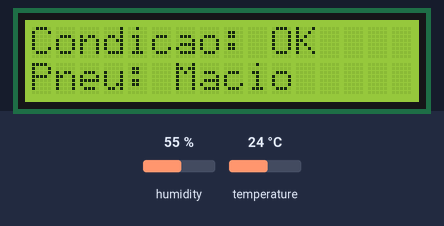
Recording of a sketch running on a simulated Arduino Uno, built with avr-gcc and run on an emulated ATmega328P. Parts: 16×2 character LCD. The inputs (shaded band) are chosen by the test bench; at power-on: humidity 55 %, temperature 24 °C.

Above: at 0.1 s.
1.3 s: humidity set to 88 %
At 2.7 s:
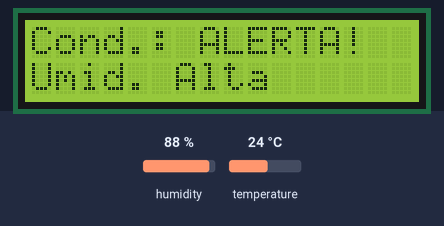
6.7 s: temperature set to 39.7 °C
9.5 s: temperature set to 40.8 °C
At 11.2 s:
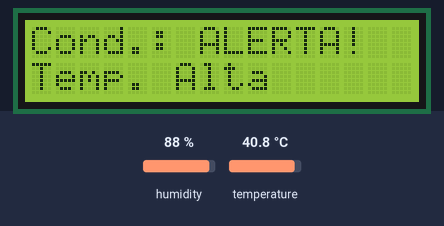
15.0 s: temperature set to 4 °C
At 17.0 s:
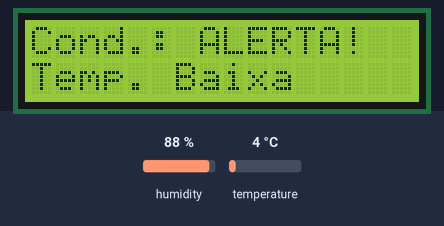
21.1 s: temperature set to 4.7 °C
At 24.6 s:
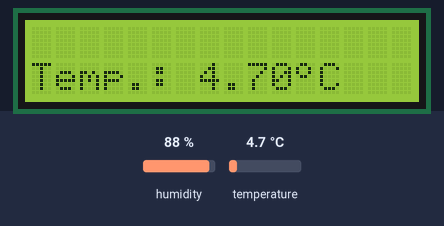
25.3 s: temperature set to 5.5 °C
At 28.7 s:
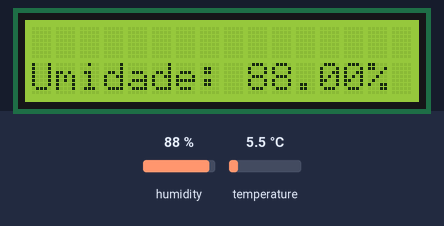
Timing chart, 0 to 30.2 s (numbered marks = the images above; inputs shaded):
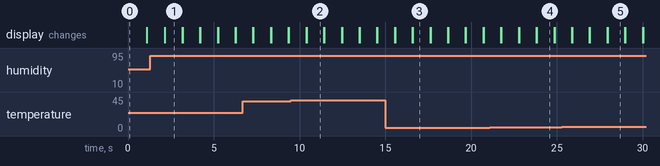

Measured:
- the behaviour switches between 40 and 40.1 °C on temperature (found by bisection; images 1 and 2)
- the behaviour switches between 4.9 and 5 °C on temperature (found by bisection; images 4 and 5)
- after the input at 1.3 s, the display: changes after 0.85 s (image 1)
- after the input at 9.5 s, the display: first differs from a run without the input after 0.91 s (image 2)
- after the input at 15.0 s, the display: first differs from a run without the input after 1.6 s (image 3)
- after the input at 25.3 s, the display: first differs from a run without the input after 1.6 s (image 5 shows a later state)
- what the display in image 1 shows lasts 1.0 s, from 2.2 s to 3.2 s

The sketch:

sketch.ino
```cpp
#include <LiquidCrystal_I2C.h>  // Inclui a biblioteca para o display LCD I2C
#include <DHT.h>               // Inclui a biblioteca para o sensor de temperatura e umidade DHT22

// Configura o sensor DHT22 no pino 13 e especifica o modelo DHT22
DHT dht(13, DHT22);

// Variáveis para armazenar os valores de umidade e temperatura lidos do sensor
float umid, temp;

// Inicializa o display LCD I2C no endereço 0x27, com 16 colunas e 2 linhas
LiquidCrystal_I2C lcd(0x27, 16, 2);

// Variável booleana para controlar o piscar das mensagens e valores
bool mostrarValores = true;

// Array para definir o desenho de um caractere personalizado para o símbolo de grau
byte grau[8] = {
    B00001100, B00010010, B00010010, B00001100,
    B00000000, B00000000, B00000000, B00000000
};

void setup() {
    // Inicializa o LCD
    lcd.init();
    // Liga a luz de fundo do LCD para melhor visualização
    lcd.backlight();
    // Inicializa o sensor DHT22 para começar a fazer leituras
    dht.begin();
    // Cria o caractere personalizado do símbolo de grau no LCD, associado ao número 0
    lcd.createChar(0, grau);
}

void loop() {
    // Lê os valores de umidade e temperatura do sensor DHT22
    umid = dht.readHumidity();
    temp = dht.readTemperature();

    // Lógica para determinar a recomendação de pneu com base nas condições
    String pneuRecomendado = "Geral"; // Valor padrão: pneus para todos os climas
    if (temp < 10 && umid > 60) {
        pneuRecomendado = "Chuva Ext"; // Chuva extrema: pneus de chuva com maior aderência
    } else if (temp < 15 && umid > 50) {
        pneuRecomendado = "Chuva";    // Chuva moderada: pneus de chuva
    } else if (temp > 25 && umid < 30) {
        pneuRecomendado = "Duro";     // Pista seca e quente: pneus duros para maior durabilidade
    } else if (temp > 18 && temp <= 25) {
        pneuRecomendado = "Macio";    // Pista seca e com temperatura amena: pneus macios para melhor aderência
    }

    // Exibe informações na primeira linha do LCD
    lcd.setCursor(0, 0); // Posiciona o cursor no início da primeira linha
    if (mostrarValores) {
        if (temp > 40 || temp > 35 || umid > 70 || temp < 5 || umid > 80) {
            lcd.print("Cond.: ALERTA!"); // Condições extremas que impedem a corrida
        } else {
            lcd.print("Condicao: OK");  // Condições adequadas para a corrida
        }
    } else {
        lcd.print("                "); // Limpa a primeira linha
    }

    // Exibe informações na segunda linha do LCD, alternando entre temperatura e umidade
    lcd.setCursor(0, 1); // Posiciona o cursor no início da segunda linha
    if (mostrarValores) {
        if (temp > 40) {
            lcd.print("Temp. Alta");
        } else if (temp < 5) {
            lcd.print("Temp. Baixa");
        } else if (umid > 80) {
            lcd.print("Umid. Alta");
        } else if (umid < 20) {
            lcd.print("Umid. Baixa");
        } else {
            lcd.print("Pneu: " + pneuRecomendado); // Mostra a recomendação de pneu
        }
    } else { // Pisca o valor da temperatura ou umidade
        if (temp > 40 || temp < 5) {
          lcd.print("Temp.: ");
            lcd.print(temp);
            lcd.write(byte(0)); // Exibe o símbolo de grau
            lcd.print("C");
        } else if (umid > 80 || umid < 20) {
            lcd.print("Umidade: ");
            lcd.print(umid);
            lcd.print("%");
        }
    }

    // Inverte o valor da variável mostrarValores para fazer as mensagens e valores piscarem
    mostrarValores = !mostrarValores;
    delay(1000); // Aguarda 1 segundo
    lcd.clear(); // Limpa o LCD para a próxima atualização
}
```
